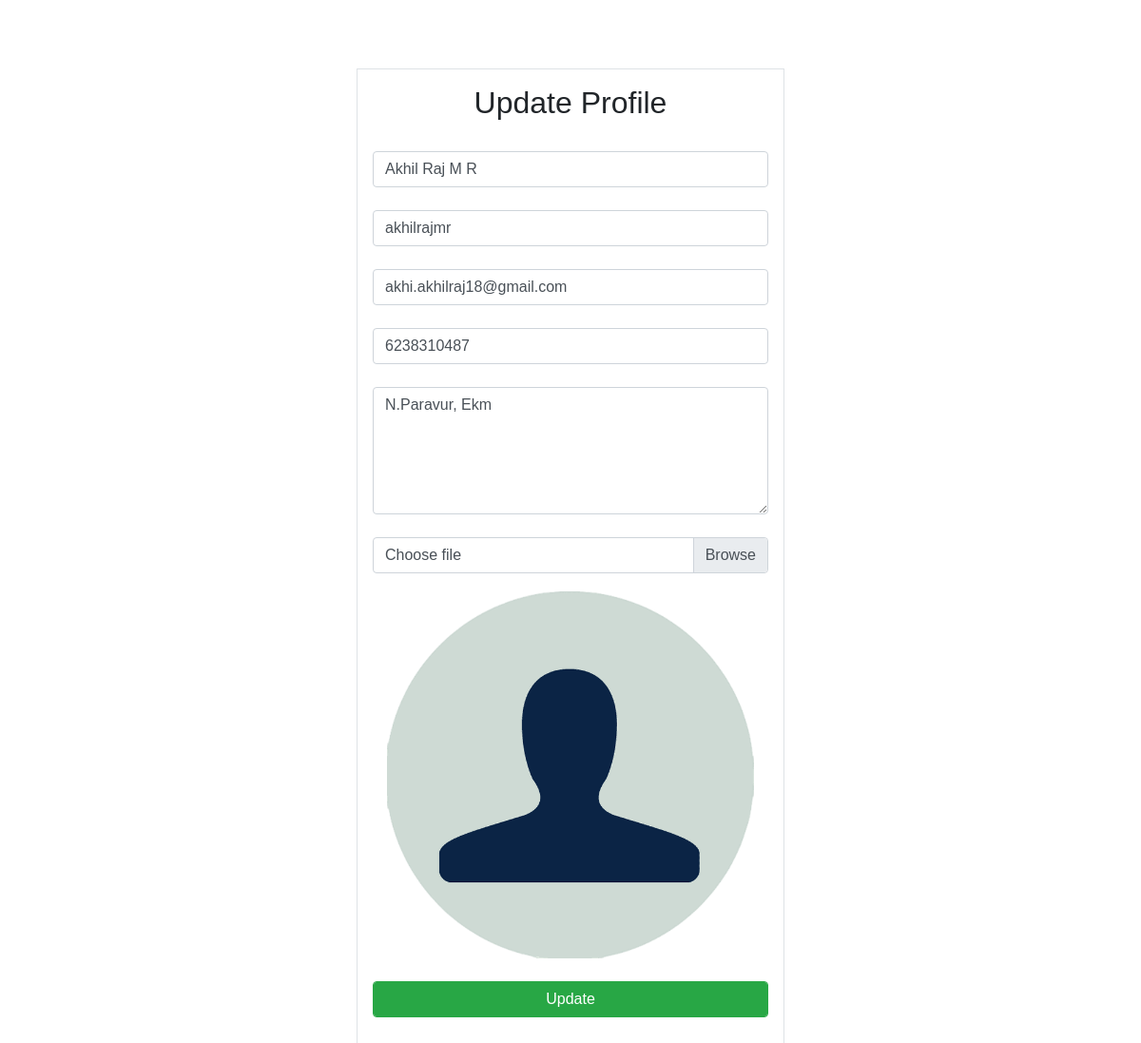
Screenshot of /edit_user_profile/ (signed in) with the database file from the repository.
### arman/models.py (models this page shows, shortened)
class UserDetails(models.Model):
    full_name = models.CharField(max_length=100,blank=True,null=True)
    username = models.CharField(max_length=100,unique=True)
    user_email = models.EmailField(unique=True)
    password = models.CharField(max_length=8)
    address = models.CharField(max_length=250,blank=True,null=True)
    mobile = models.CharField(max_length=12)
    image = models.ImageField(upload_to='images')

### arman/views.py (the view, shortened to what this page needs)
# urls.py: path('edit_user_profile/', views.edit_user_profile, name='edit_user_profile'),
def edit_user_profile(request):
    if 'id' in request.session:
        user_data = UserDetails.objects.get(id=request.session['id'])
        user_data1 = UserDetails.objects.filter(id=request.session['id'])
        return render(request, 'edit_user_profile.html', {'user_data': user_data1})
    else:
        messages.info(request, "User not logged in")
        return redirect('/')

### arman/templates/edit_user_profile.html (shortened to what this page needs)
{% load static %}
<!DOCTYPE html>
<html lang="en">
<head>
  <link rel="stylesheet" href="{% static 'css/main.css' %}">
  <link rel="stylesheet" href="https://cdnjs.cloudflare.com/ajax/libs/font-awesome/4.7.0/css/font-awesome.min.css">
  <link rel="stylesheet" href="https://maxcdn.bootstrapcdn.com/bootstrap/4.5.2/css/bootstrap.min.css">
</head>
<body>
  <section>
    <div class="container mt-5" style="max-width:30rem;">
      <div class="row">
        <div class="col-lg-12 pt-4">
          <div class="mx-auto d-block col-lg-12 col-md-8 login px-lg-3 border pt-3 pb-3">
            <h2 class="text-center">Update Profile</h2>
            <br>
            <form method="post" enctype="multipart/form-data">
              {% for user_data in user_data %}
              <input type="text" name="name" class="form-control" placeholder="Full Name" required autocomplete="off"
                value="{{user_data.full_name}}">
              <br>
              <input type="text" class="form-control" name="username" placeholder="Username" required
                value="{{user_data.username}}" autocomplete="off"><br>
              <input type="email" class="form-control" name="email" placeholder="Email" required autocomplete="off"
                value="{{user_data.user_email}}"><br>
              <input type="number" class="form-control" autocomplete="off"
                oninput="this.value = this.value.replace(/[^0-9.]/g, '').replace(/(\..*?)\..*/g, '$1');" name="mobile"
                value="{{user_data.mobile}}" placeholder="Mobile Number" required maxlength="10" pattern="\d{10}"><br>
              <textarea name="address" class="form-control" placeholder="Address" id="address" cols="10" rows="5"
                required autocomplete="off">{{user_data.address}}</textarea>
              <br>
              <div class="input-group mb-3">
                <div class="custom-file">
                  <label class="custom-file-label" for="inputGroupFile02">Choose file</label>
                </div>
              </div>
              <div class="col-lg-12">
                {% if user_data.image == "/static/images/fav_rm.png" %}
                <img src="/static/images/fav_rm.png" alt="/static/images/fav_rm.png" class="img-fluid" id="img"
                  style="width: 100%;height: auto;">
                {% else %}
                <img src="{{user_data.image.url}}" alt="{{user_data.image.url}}" class="img-fluid" id="img"
                  style="width: 100%;height: auto;object-fit: cover;">
                {%endif%}
              </div>
              {% endfor %}
              <br>
              <input type="submit" value="Update" class="btn btn-success form-control">
            </form>
            <br>
          </div>
        </div>
      </div>
    </div>
  </section>
</body>
</html>

### arman/static/css/main.css (style rules this page uses)
html { scroll-behavior: smooth; }
* { margin: 0; padding: 0; list-style-type: none; box-sizing: border-box; text-decoration: none; scroll-behavior: smooth; }
body { font-family: sans-serif !important; }

### rows the page displays
UserDetails: name "Akhil Raj M R", username "akhilrajmr", email "akhi.akhilraj18@gmail.com", mobile "6238310487", address "N.Paravur, Ekm"
